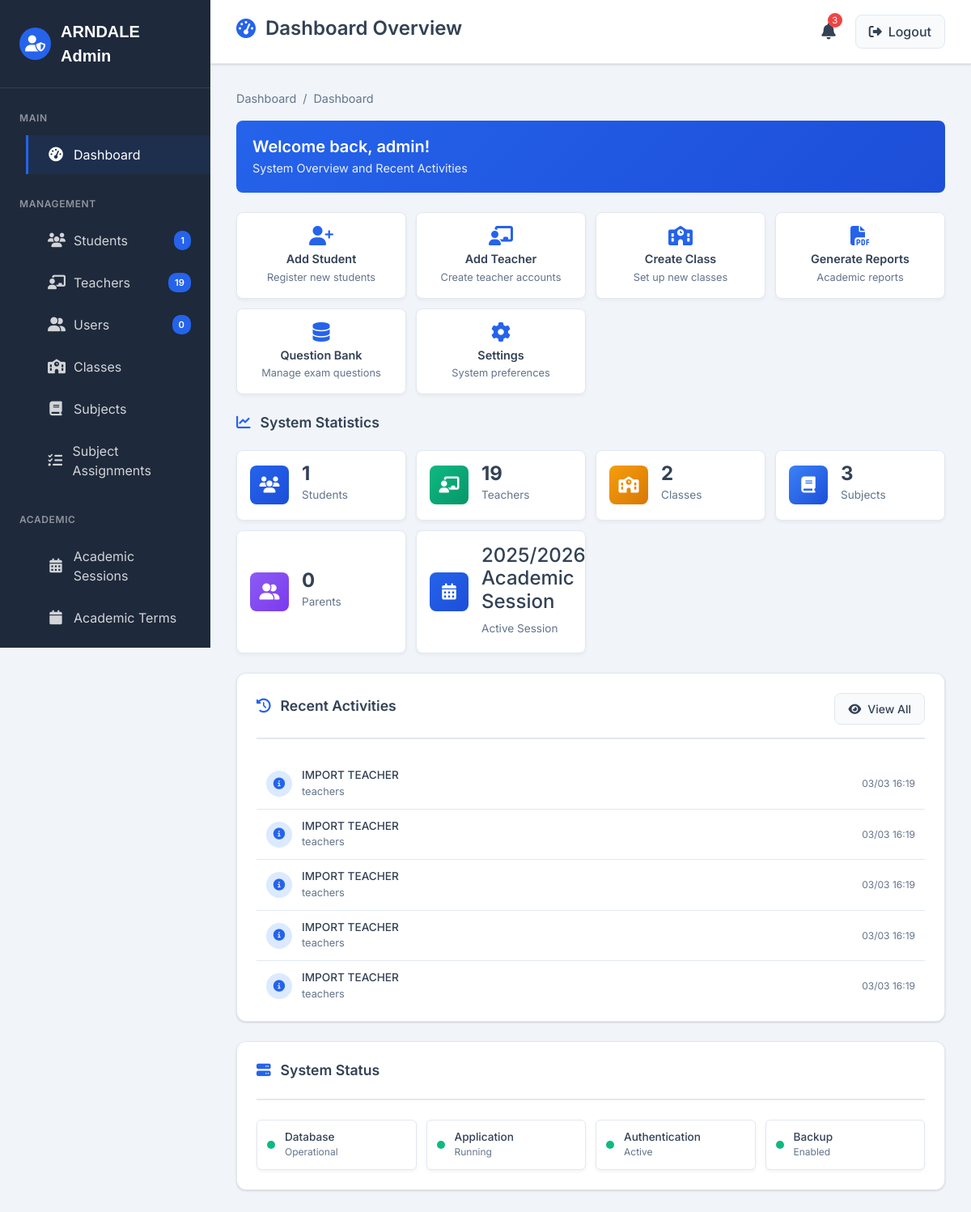
/admin/dashboard (signed in), run on an earlier commit of the app's database.
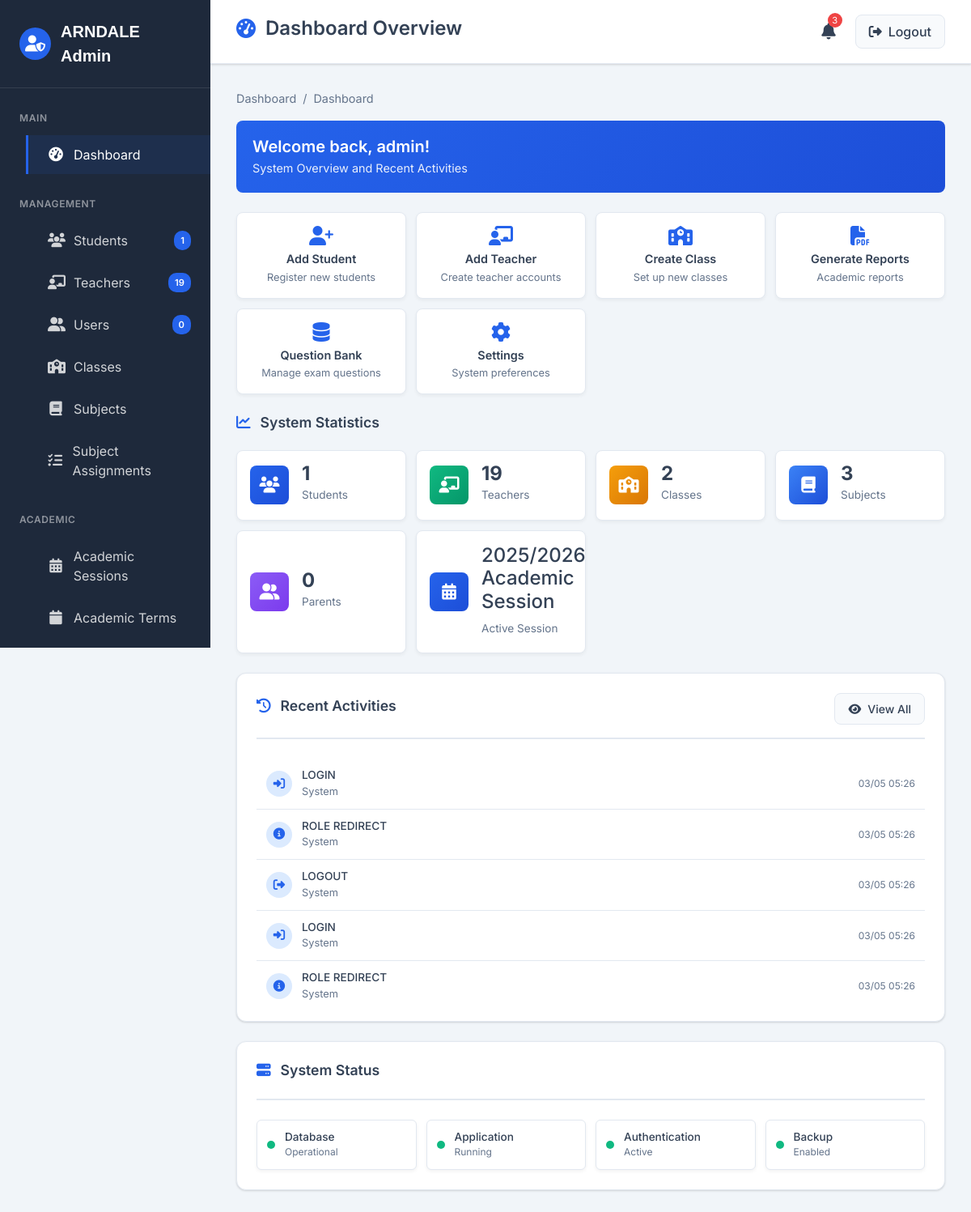
And on a later commit of the database.
### models.py (models this page shows)
class AuditLog(db.Model):
    __tablename__ = 'audit_logs'
    id = db.Column(db.String(36), primary_key=True, default=lambda: str(uuid.uuid4()))
    user_id = db.Column(db.String(36), db.ForeignKey('users.id'))
    action = db.Column(db.String(100), nullable=False)
    table_name = db.Column(db.String(100))
    record_id = db.Column(db.String(36))
    old_values = db.Column(JSONB)
    new_values = db.Column(JSONB)
    details = db.Column(JSONB)  # Add this field
    ip_address = db.Column(db.String(45))
    user_agent = db.Column(db.Text)
    timestamp = db.Column(db.DateTime(timezone=True), default=datetime.now(timezone.utc))
    user = db.relationship('User', back_populates='audit_logs')

### routes/admin_routes.py (the view)
@admin_bp.route('/dashboard')
@login_required
@admin_required
def dashboard():
    active_session = AcademicSession.query.filter_by(is_active=True).first()
    stats = {
        'total_students': Student.query.filter_by(is_active=True, academic_status='active').count(),
        'total_teachers': Teacher.query.count(),
        'total_classes': ClassRoom.query.count(),
        'total_subjects': Subject.query.filter_by(is_active=True).count(),
        'active_session': active_session.name if active_session else 'No active session',
        'total_parents': Parent.query.count()
    }
    recent_logs = AuditLog.query.order_by(AuditLog.timestamp.desc()).limit(10).all()
    return render_template('admin/dashboard.html', stats=stats, recent_logs=recent_logs)

### app.py (called while the page is built)
@app.before_request
def check_trial_expiry():
    if request.endpoint == "expired":
        return None
    if request.endpoint == "static":
        return None
    if datetime.now() > TRIAL_EXPIRY:
        return redirect(url_for("expired"))

### routes/admin_routes.py (called while the page is built)
@admin_bp.context_processor
def utility_processor():
    def get_assessment_by_id(assessment_id):
        return Assessment.query.get(assessment_id)
    return dict(get_assessment_by_id=get_assessment_by_id)

### templates/admin/dashboard.html (shortened to what the changed rows need)
{% extends "admin/admin_base.html" %}
{% block page_title %}
<h1><i class="fas fa-tachometer-alt"></i> Dashboard Overview</h1>
{% endblock %}
{% block content %}
<div class="welcome-message">
    <div class="welcome-content">
        <h2>Welcome back, {{ current_user.username }}!</h2>
    </div>
</div>
<div class="content-header">
    <h2 class="card-title"><i class="fas fa-chart-line"></i> System Statistics</h2>
</div>
<div class="admin-card">
    <div class="activity-list">
        {% if recent_logs %}
            {% for log in recent_logs %}
            <div class="activity-item">
                <div class="activity-icon">
                    {% if log.action.startswith('CREATE') %}
                        <i class="fas fa-plus"></i>
                    {% elif log.action.startswith('UPDATE') %}
                        <i class="fas fa-edit"></i>
                    {% elif log.action.startswith('DELETE') %}
                        <i class="fas fa-trash"></i>
                    {% elif log.action.startswith('LOGIN') %}
                        <i class="fas fa-sign-in-alt"></i>
                    {% elif log.action.startswith('LOGOUT') %}
                        <i class="fas fa-sign-out-alt"></i>
                    {% else %}
                        <i class="fas fa-info-circle"></i>
                    {% endif %}
                </div>
                <div class="activity-content">
                    <h4>{{ log.action.replace('_', ' ') }}</h4>
                    <p>{{ log.table_name if log.table_name else 'System' }}</p>
                </div>
                <div class="activity-time">
                    {{ log.timestamp.strftime('%m/%d %H:%M') }}
                </div>
            </div>
            {% endfor %}
        {% else %}
            <div class="text-center p-3">
                <i class="fas fa-history text-muted mb-2" style="font-size: 1.5rem;"></i>
                <p class="text-muted mb-0">No recent activities</p>
            </div>
        {% endif %}
    </div>
</div>
{% endblock %}

What changed in the data, as far as the page shows it:
no longer on this page (row unchanged): AuditLog: action.replace "IMPORT TEACHER", table_name "teachers", timestamp "03/03 16:19"
no longer on this page (row unchanged): AuditLog: action.replace "IMPORT TEACHER", table_name "teachers", timestamp "03/03 16:19"
no longer on this page (row unchanged): AuditLog: action.replace "IMPORT TEACHER", table_name "teachers", timestamp "03/03 16:19"
no longer on this page (row unchanged): AuditLog: action.replace "IMPORT TEACHER", table_name "teachers", timestamp "03/03 16:19"
no longer on this page (row unchanged): AuditLog: action.replace "IMPORT TEACHER", table_name "teachers", timestamp "03/03 16:19"
added AuditLog: action.replace "LOGIN", table_name "System", timestamp "03/05 05:26"
added AuditLog: action.replace "ROLE REDIRECT", table_name "System", timestamp "03/05 05:26"
added AuditLog: action.replace "LOGOUT", table_name "System", timestamp "03/05 05:26"
added AuditLog: action.replace "LOGIN", table_name "System", timestamp "03/05 05:26"
added AuditLog: action.replace "ROLE REDIRECT", table_name "System", timestamp "03/05 05:26"
